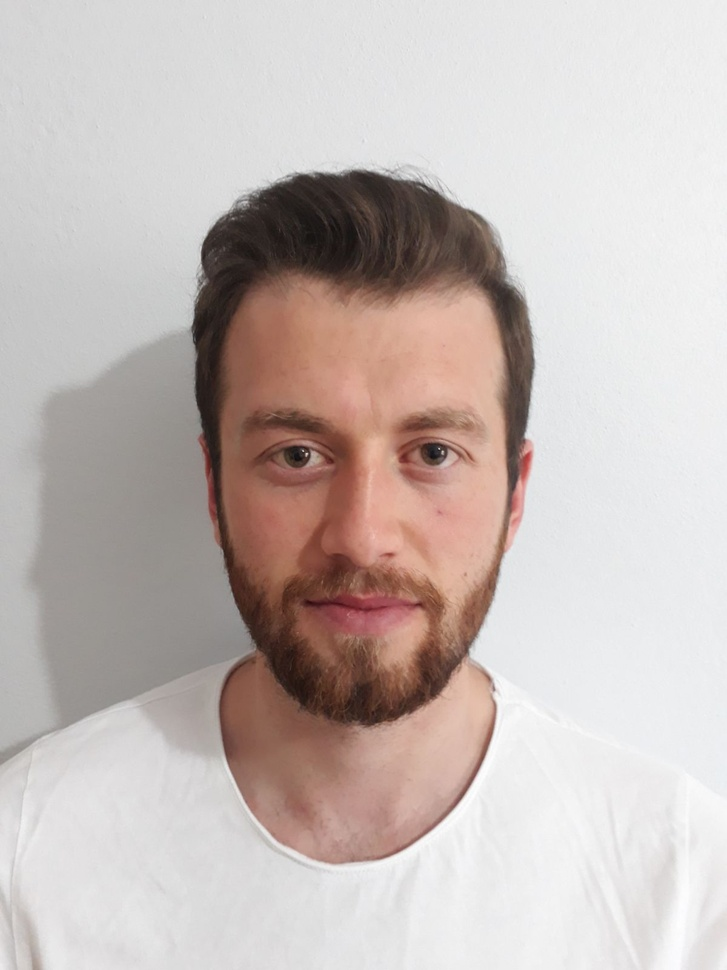
#> input picture 111/1e360fe8-3c60-4062-a6ac-c02d85d73847.jpg, 727 x 970 px, shrunk from 1200 x 1600 before the run; its folder holds only this picture in this run
$ python detect.py
#> lines starting #> are read from the running program, lines starting #| are printed output that depends on the picture; after the words box and inside, x2 and y2 are one past the last pixel; in counts of white or black regions, pixels touching at a corner belong together
import cv2
import sys
import os, os.path, glob

os.chdir(r"C:\Users\Abdullah\Desktop\tripian_image_python\111")
types = ('*.png', '*.jpg', "*.jpeg")
files_grabbed = []
for files in types:
    files_grabbed.extend(glob.glob(files))

totalFiles = len(files_grabbed)
print("Found " + str(totalFiles) + " images")

for file in files_grabbed:

    imagePath = file
    cascPath = "../xml/haarcascade_frontalface_alt.xml"

    # Create the haar cascade
    faceCascade = cv2.CascadeClassifier(cascPath)

    # Read the image
    image = cv2.imread(imagePath)
#> image is the input picture: shape (970, 727, 3); mean B, G, R 183.7, 187.3, 198.2
    gray = cv2.cvtColor(image, cv2.COLOR_BGR2GRAY)
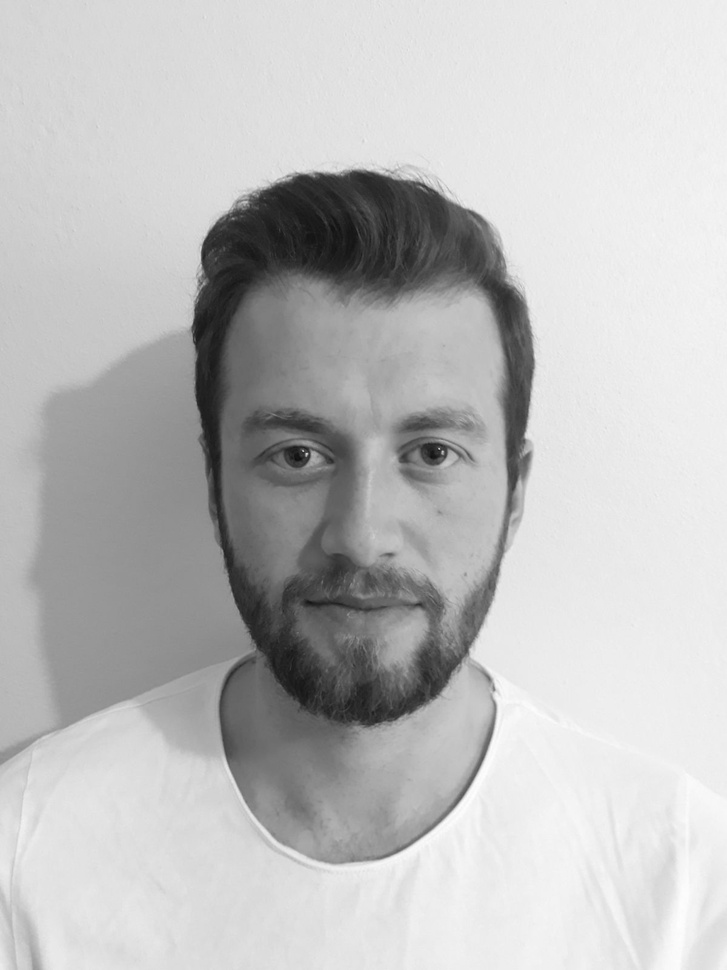
#> gray: shape (970, 727); min 13, max 254, mean 190.2

    # Detect faces in the image
    faces = faceCascade.detectMultiScale(
        gray,
        scaleFactor=1.1,
        minNeighbors=5,
        minSize=(30, 30),
        flags=cv2.CASCADE_SCALE_IMAGE
    )
#> faces = [[162, 297, 405, 405]]

    print(imagePath)
    print("Found {0} faces!".format(len(faces)))
#| Found 1 faces!
    if format(len(faces)) >= str(1):
        os.rename(imagePath, "../images/unusable/"+imagePath)
    else:
        os.rename(imagePath, "../images/usable/" + imagePath)

    # Draw a rectangle around the faces
    for (x, y, w, h) in faces:
        cv2.rectangle(image, (x, y), (x + w, y + h), (0, 255, 0), 2)
#> this loop made 1 pass
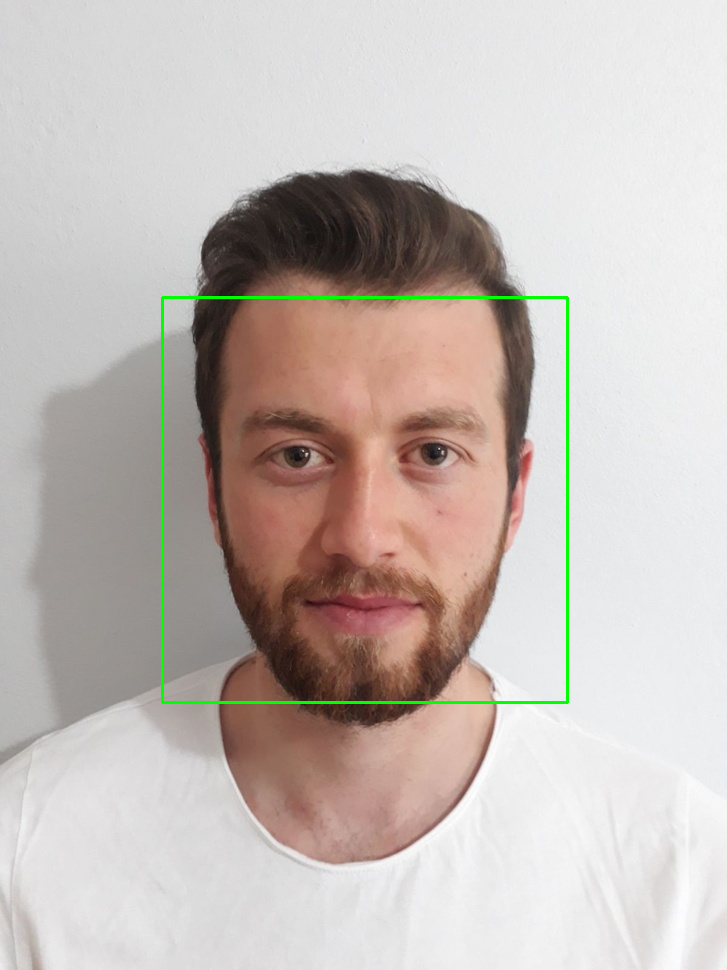
#> image: shape (970, 727, 3); 0.69% of pixels changed, all inside (x1, y1, x2, y2) = (161, 296, 569, 704)

    cv2.imshow("Faces found", image)
cv2.waitKey(0)
